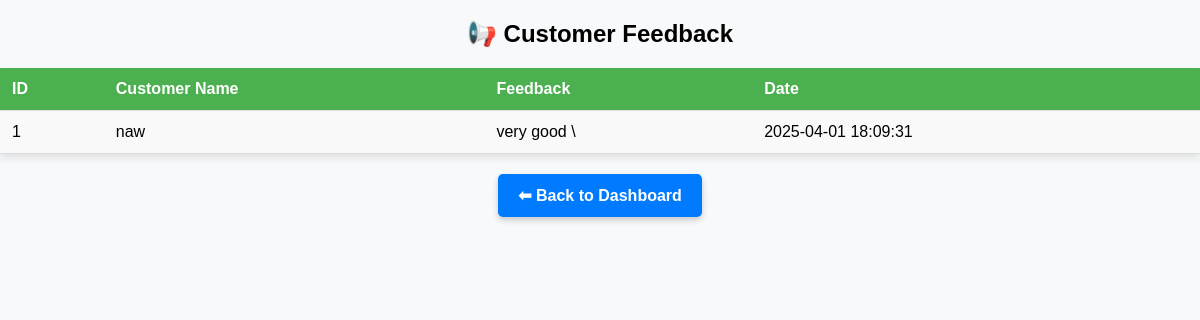
/emp_feed.php (signed in), run on the app's committed database.
### tables this page shows
CREATE TABLE `feedback` (
  `id` int(11) NOT NULL,
  `customer_name` varchar(100) NOT NULL,
  `message` text NOT NULL,
  `created_at` timestamp NOT NULL DEFAULT current_timestamp()
);

### emp_feed.php (the view, shortened to what this page needs)
<?php
include 'db.php';
$result = $conn->query("SELECT * FROM feedback ORDER BY created_at DESC");
?>
<!DOCTYPE html>
<html lang="en">
<head>
    <link rel="stylesheet" href="emp_css.css">
</head>
<body>
    <h2>📢 Customer Feedback</h2>
    <table class="feedback-table">
        <tr>
            <th class="feedback-th">ID</th>
            <th class="feedback-th">Customer Name</th>
            <th class="feedback-th">Feedback</th>
            <th class="feedback-th">Date</th>
        </tr>
        <?php while ($row = $result->fetch_assoc()) { ?>
        <tr>
            <td class="feedback-td"><?= $row['id'] ?></td>
            <td class="feedback-td"><?= $row['customer_name'] ?></td>
            <td class="feedback-td"><?= $row['message'] ?></td>
            <td class="feedback-td"><?= $row['created_at'] ?></td>
        </tr>
        <?php } ?>
    </table>
    <div class="btn-container">
        <a href="Employee.php" class="btn-back">⬅ Back to Dashboard</a>
    </div>
</body>
</html>

### emp_css.css (style rules this page uses)
body { font-family: 'Arial', sans-serif; background-color: #f8f9fa; text-align: center; margin: 0; padding: 0; }
.btn-back { margin: 20px auto; display: inline-block; padding: 12px 20px; font-size: 1rem; font-weight: bold; color: white; background-color: #007bff; border-radius: 5px; text-decoration: none; transition: background-color 0.3s, transform 0.2s; box-shadow: 0 3px 6px rgba(0, 0, 0, 0.2); }
.btn-container { text-align: center; margin-bottom: 20px; }
table { width: 100%; border-collapse: collapse; margin-top: 20px; }
th, td { padding: 10px; text-align: left; border-bottom: 1px solid #ddd; }
th { background-color: #333; color: white; }
.feedback-table { width: 100%; border-collapse: collapse; margin-top: 20px; box-shadow: 0 4px 8px rgba(0, 0, 0, 0.1); }
.feedback-th, .feedback-td { padding: 12px; text-align: left; border-bottom: 1px solid #ddd; }
.feedback-th { background-color: #4CAF50; color: white; }
.feedback-td { background-color: #f9f9f9; }
table { width: 100%; border-collapse: collapse; margin-top: 20px; box-shadow: 0 4px 8px rgba(0, 0, 0, 0.1); }
th, td { padding: 12px; text-align: left; border-bottom: 1px solid #ddd; }

### data on the page
feedback: id "1", customer_name "naw", message "very good \\", created_at "2025-04-01 18:09:31"
